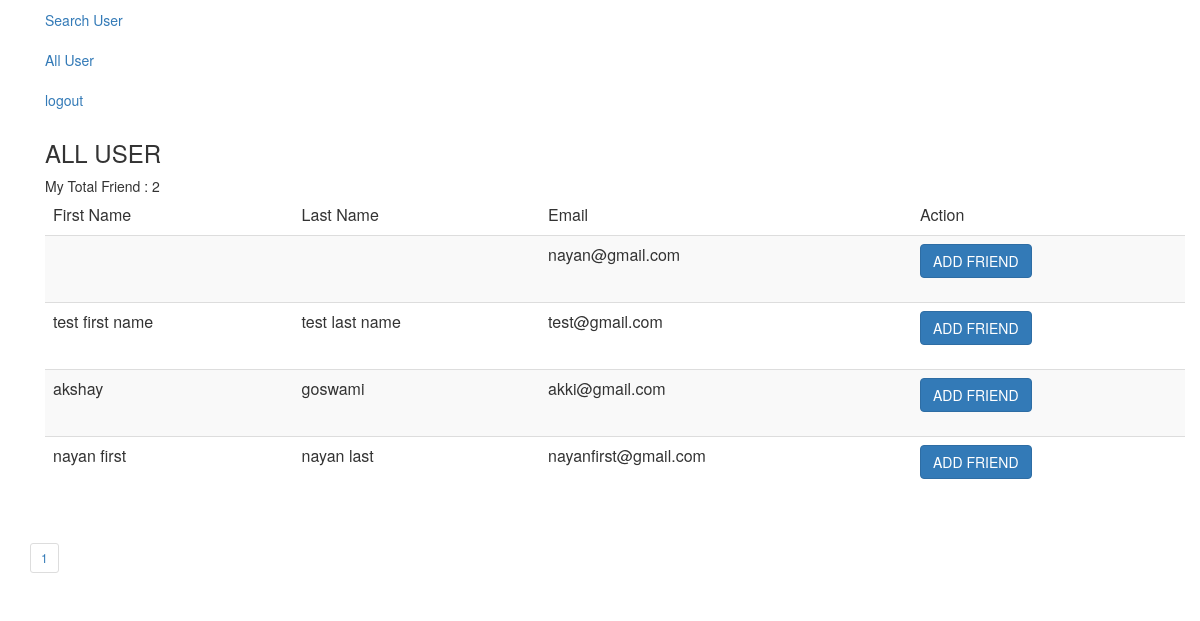
/user-list (signed in), run on an earlier commit of the app's database.
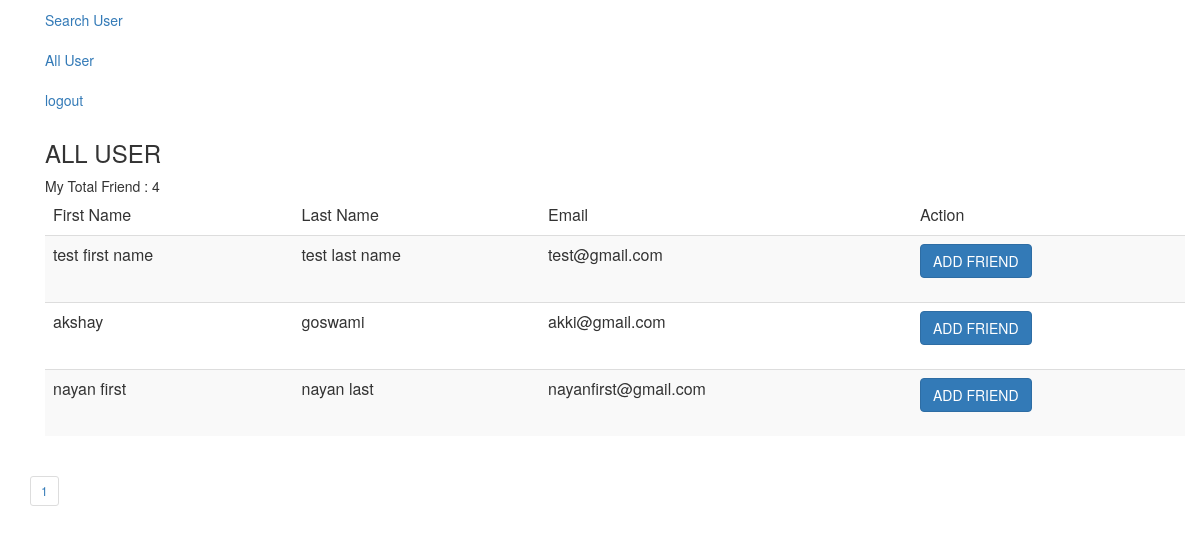
And on a later commit of the database.
### users/models.py (models this page shows, shortened)
class UserMaster(AbstractUser):
    username = models.CharField(
        _("username"),
        max_length=150,
        help_text=_(
            "Required. 150 characters or fewer. Letters, digits and @/./+/-/_ only."
        ),
        blank=True,
        default="",
    )
    email = models.EmailField(_("email address"), unique=True)
    friends = models.ManyToManyField("self", null=True, blank=True, related_name="user_friends")
    USERNAME_FIELD = "email"
    REQUIRED_FIELDS = []
    objects = CustomUserManager()
    def user_friends_count(self):
        return self.friends.count()

### users/views.py (the view)
# urls.py: path('user-list', views.UserListView.as_view(), name="user_list"),
class UserListView(CustomActiveLoginRequiredMixin, ListView):
    model = UserMaster
    template_name = "user/all_user.html"
    context_object_name = "all_user"
    paginate_by = 10
    def get_queryset(self):
        qs = UserMaster.objects.exclude(id=self.request.user.id).exclude(
            id__in=self.request.user.friends.all().values_list('id', flat=True))
        return qs

### users/mixin.py (called while the page is built)
    @method_decorator(inactive_user_not_allow)
    def dispatch(self, request, *args, **kwargs):
        return super().dispatch(request, *args, **kwargs)

### templates/user/all_user.html (shortened to what this page needs)
{% extends 'common/base.html' %}
{% block content %}
<div class="container">
    <h3> ALL USER </h3>
    My Total Friend : {{ request.user.user_friends_count }}
    <table class="table table-striped table-hover">
        <thead>
        <tr>
            <td>First Name</td>
            <td>Last Name</td>
            <td>Email</td>
            <td>Action</td>
        </tr>
        </thead>
        <tbody>
        {% for user_obj in all_user %}
        <tr>
            <td>{{ user_obj.first_name}}</td>
            <td>{{ user_obj.last_name}}</td>
            <td>{{ user_obj.email}}</td>
            <td>
                <form action="{% url 'users:user_friend_add' %}" method="post">
                    <button type="submit" class="btn btn-primary">ADD FRIEND</button>
                </form>
            </td>
        </tr>
        {% endfor %}
        </tbody>
    </table>
</div>
{% include 'common/pegination.html' %}
{% endblock %}

What changed in the data, as far as the page shows it:
no longer on this page (row edited): UserMaster: email "nayan@gmail.com"
computed for UserMaster (number 1 of 4 on the later page): user.user_friends_count "2" → "4"
